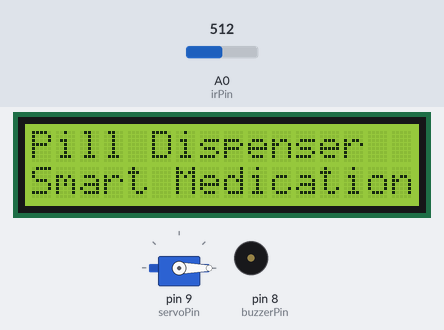
Recording of a sketch running on a simulated Arduino Uno, built with avr-gcc and run on an emulated ATmega328P. Parts: servo, 16×2 character LCD, buzzer (waves = sounding). Inputs (shaded band) come from the test bench; at power-on: A0 (irPin) = 512. The local clock reads 2024-03-15 10:24:30 at power-on unless the sketch sets it.

Above: at 1.2 s.
At 11.4 s:
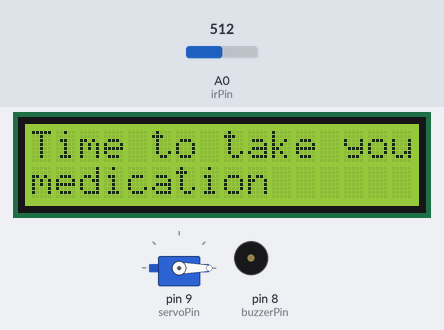
11.5 s: A0 (irPin) set to 155
At 13.5 s:
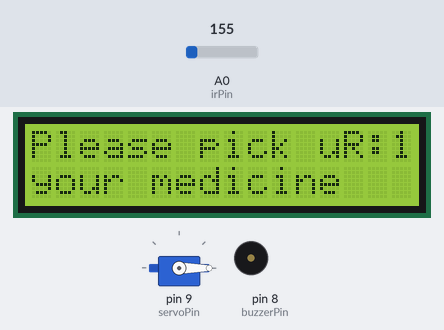
14.1 s: A0 (irPin) set to 128
At 17.9 s:
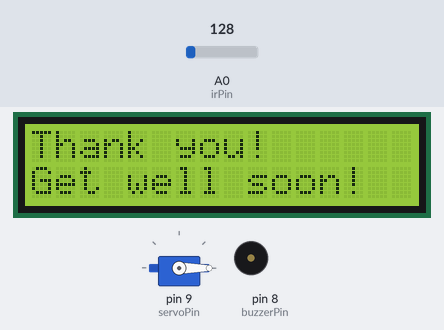
Timing chart, 0 to 19.4 s (numbered marks = the images above; inputs shaded):
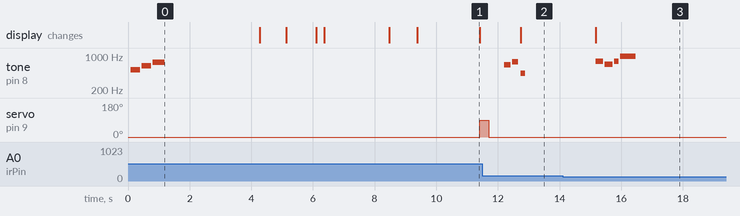

The sketch:

arduino_mega.ino
```cpp
#include <Wire.h>
#include <RTClib.h>
#include <LiquidCrystal_I2C.h>
#include <Servo.h>

// Modules
RTC_DS3231 rtc;
LiquidCrystal_I2C lcd(0x27, 16, 2);
Servo servoMotor;

// Pins
const int irPin = A0;
const int buzzerPin = 8;         // Buzzer connected here
const int servoPin = 9;
const int espTriggerPin = 7;     // D7 on ESP

// Variables
int irValue = 0;
int distance = 0;
unsigned long lastDispenseTime = 0;
unsigned long lastReminderTime = 0;
bool pillDispensed = false;
int reminderCount = 0;
bool waitingForPickup = false;
bool medicinePickedUp = false;

// Display modes
enum DisplayMode { SHOW_TIME, SHOW_DATE, SHOW_STATUS };
DisplayMode currentDisplay = SHOW_TIME;
unsigned long lastDisplayChange = 0;
const int DISPLAY_INTERVAL = 2000; // 2 seconds per screen

// Tone frequencies
#define TONE_WELCOME 523
#define TONE_DISPENSE 659
#define TONE_REMINDER 440
#define TONE_THANKYOU 784

void setup() {
  Serial.begin(9600);           // Debug

  pinMode(irPin, INPUT);
  pinMode(buzzerPin, OUTPUT);
  pinMode(espTriggerPin, OUTPUT);
  digitalWrite(espTriggerPin, LOW);

  servoMotor.attach(servoPin);
  servoMotor.write(0);          // Initial position - closed

  lcd.init();
  lcd.backlight();

  // Initialize RTC
  if (!rtc.begin()) {
    showError("RTC Error!");
  }

  if (rtc.lostPower()) {
    rtc.adjust(DateTime(F(__DATE__), F(__TIME__)));
  }

  // Extended welcome sequence
  lcd.clear();
  lcd.setCursor(0, 0);
  lcd.print("Pill Dispenser");
  lcd.setCursor(0, 1);
  lcd.print("Smart Medication");

  // Play welcome tone
  playWelcomeTone();
  delay(3000);  // Display welcome message longer

  lastDispenseTime = millis();
  lastDisplayChange = millis();
}

void loop() {
  DateTime now = rtc.now();
  unsigned long currentTime = millis();

  // Handle medicine pickup state
  if (medicinePickedUp) {
    lcd.clear();
    lcd.setCursor(0, 0);
    lcd.print("Next pill in");
    lcd.setCursor(0, 1);
    lcd.print("a few minutes");
    delay(10000);

    // Reset system for next cycle
    pillDispensed = false;
    waitingForPickup = false;
    medicinePickedUp = false;
    reminderCount = 0;
    lastDispenseTime = millis();
  }

  // Rotate display only when not waiting for pickup
  if (!waitingForPickup) {
    if (currentTime - lastDisplayChange >= DISPLAY_INTERVAL) {
      currentDisplay = static_cast<DisplayMode>((currentDisplay + 1) % 3);
      lastDisplayChange = currentTime;
      lcd.clear();
    }

    // Display current information
    switch(currentDisplay) {
      case SHOW_TIME: displayTime(now); break;
      case SHOW_DATE: displayDate(now); break;
      case SHOW_STATUS: displayStatus(); break;
    }
  }

  // Dispensing logic (every 5 seconds for testing)
  if (!pillDispensed && (currentTime - lastDispenseTime >= 5000)) {
    dispensePill();
  }

  // IR Monitoring for pill pickup
  if (waitingForPickup) {
    irValue = analogRead(irPin);
    distance = map(irValue, 0, 1023, 0, 50); // Convert to cm

    // Pill picked up (distance < threshold)
    if (distance < 7) {
      handlePickup();
    }
    // Reminder logic (every 30 seconds)
    else if (currentTime - lastReminderTime >= 30000) {
      sendReminder();
    }
  }

  delay(100);
}

// ---------- Display Functions ----------
void displayTime(DateTime now) {
  lcd.setCursor(0, 0);
  lcd.print("Current Time:");

  lcd.setCursor(0, 1);
  if (now.hour() < 10) lcd.print('0');
  lcd.print(now.hour());
  lcd.print(':');
  if (now.minute() < 10) lcd.print('0');
  lcd.print(now.minute());
  lcd.print(':');
  if (now.second() < 10) lcd.print('0');
  lcd.print(now.second());
}

void displayDate(DateTime now) {
  lcd.setCursor(0, 0);
  lcd.print("Current Date:");

  lcd.setCursor(0, 1);
  if (now.day() < 10) lcd.print('0');
  lcd.print(now.day());
  lcd.print('/');
  if (now.month() < 10) lcd.print('0');
  lcd.print(now.month());
  lcd.print('/');
  lcd.print(now.year());
}

void displayStatus() {
  lcd.setCursor(0, 0);
  lcd.print("System Status:");

  lcd.setCursor(0, 1);
  if (waitingForPickup) {
    lcd.print("Waiting pickup");
  } else if (pillDispensed) {
    lcd.print("Dispensed");
  } else {
    lcd.print("Ready");
  }

  // Add IR distance indicator
  lcd.setCursor(12, 1);
  lcd.print(distance);
  lcd.print("cm");
}

// ---------- Core Functions ----------
void dispensePill() {
  lcd.clear();
  lcd.setCursor(0, 0);
  lcd.print("Time to take your");
  lcd.setCursor(0, 1);
  lcd.print("medication");
  delay(2000);

  // Show persistent pickup message
  lcd.clear();
  lcd.setCursor(0, 0);
  lcd.print("Please pick up");
  lcd.setCursor(0, 1);
  lcd.print("your medicine");

  // Dispense pill by opening and closing servo
  servoMotor.write(90); // Open position
  delay(300); // Allow pill to fall
  servoMotor.write(0); // Close immediately

  // Trigger ESP to send WhatsApp message
  digitalWrite(espTriggerPin, HIGH);
  delay(500); // Ensure ESP detects the trigger
  digitalWrite(espTriggerPin, LOW);

  // Play dispense sound
  playDispenseTone();

  pillDispensed = true;
  waitingForPickup = true;
  lastReminderTime = millis();
  reminderCount = 0;
}

void handlePickup() {
  lcd.clear();
  lcd.setCursor(0, 0);
  lcd.print("Thank you!");
  lcd.setCursor(0, 1);
  lcd.print("Get well soon!");

  playThankYouTone();
  delay(3000);

  // Set flag to show "next pill" message
  medicinePickedUp = true;
}

void sendReminder() {
  reminderCount++;
  lastReminderTime = millis();

  // Show persistent pickup message again after reminder
  lcd.clear();
  lcd.setCursor(0, 0);
  lcd.print("Please pick up");
  lcd.setCursor(0, 1);
  lcd.print("your medicine");

  // Show reminder count on right side
  lcd.setCursor(13, 0);
  lcd.print("R:");
  lcd.print(reminderCount);

  // Play reminder sound
  playReminderTone(reminderCount);

  if (reminderCount >= 3) {
    delay(2000);
    lcd.clear();
    lcd.setCursor(0, 0);
    lcd.print("No pickup detected");
    lcd.setCursor(0, 1);
    lcd.print("Dispensing again");
    delay(3000);

    // Dispense another pill
    pillDispensed = false;
    waitingForPickup = false;
    lastDispenseTime = millis();
  } else {
    delay(2000);
  }
}

// ---------- Buzzer Audio Functions ----------
void playWelcomeTone() {
  // Ascending tones for welcome
  tone(buzzerPin, TONE_WELCOME, 300);
  delay(350);
  tone(buzzerPin, TONE_WELCOME + 110, 300);
  delay(350);
  tone(buzzerPin, TONE_WELCOME + 220, 400);
  delay(450);
  noTone(buzzerPin);
}

void playDispenseTone() {
  // Two short beeps for dispensing
  tone(buzzerPin, TONE_DISPENSE, 200);
  delay(250);
  tone(buzzerPin, TONE_DISPENSE + 100, 200);
  delay(250);
  noTone(buzzerPin);
}

void playReminderTone(int count) {
  // Increasing urgency with more beeps
  for (int i = 0; i < count; i++) {
    tone(buzzerPin, TONE_REMINDER, 150);
    delay(200);
    noTone(buzzerPin);
    delay(100);
  }
}

void playThankYouTone() {
  // Pleasant melody for thank you
  tone(buzzerPin, TONE_THANKYOU, 250);
  delay(300);
  tone(buzzerPin, TONE_THANKYOU - 100, 250);
  delay(300);
  tone(buzzerPin, TONE_THANKYOU, 150);
  delay(200);
  tone(buzzerPin, TONE_THANKYOU + 200, 500);
  delay(550);
  noTone(buzzerPin);
}

// ---------- Error Handling ----------
void showError(const char* message) {
  lcd.clear();
  lcd.print(message);
  while(1) {
    // Flash LED to indicate error
    digitalWrite(LED_BUILTIN, HIGH);
    delay(500);
    digitalWrite(LED_BUILTIN, LOW);
    delay(500);
  }
}
```

Measured:
- the behaviour switches between 144 and 143 on A0 (irPin) (found by bisection; images 2 and 3)
- after the input at 14.1 s, tone on pin 8 (buzzerPin): plays 784 Hz for 0.25 s, 684 Hz for 0.25 s, 784 Hz for 0.15 s, 984 Hz for 0.50 s, starting after 1.1 s; the display: changes after 1.1 s (image 3)
- by itself, tone on pin 8 (buzzerPin): plays 659 Hz for 0.20 s, 759 Hz for 0.20 s, 440 Hz for 0.15 s
- what the display in image 1 shows lasts 2.0 s, from 9.4 s to 11.4 s
